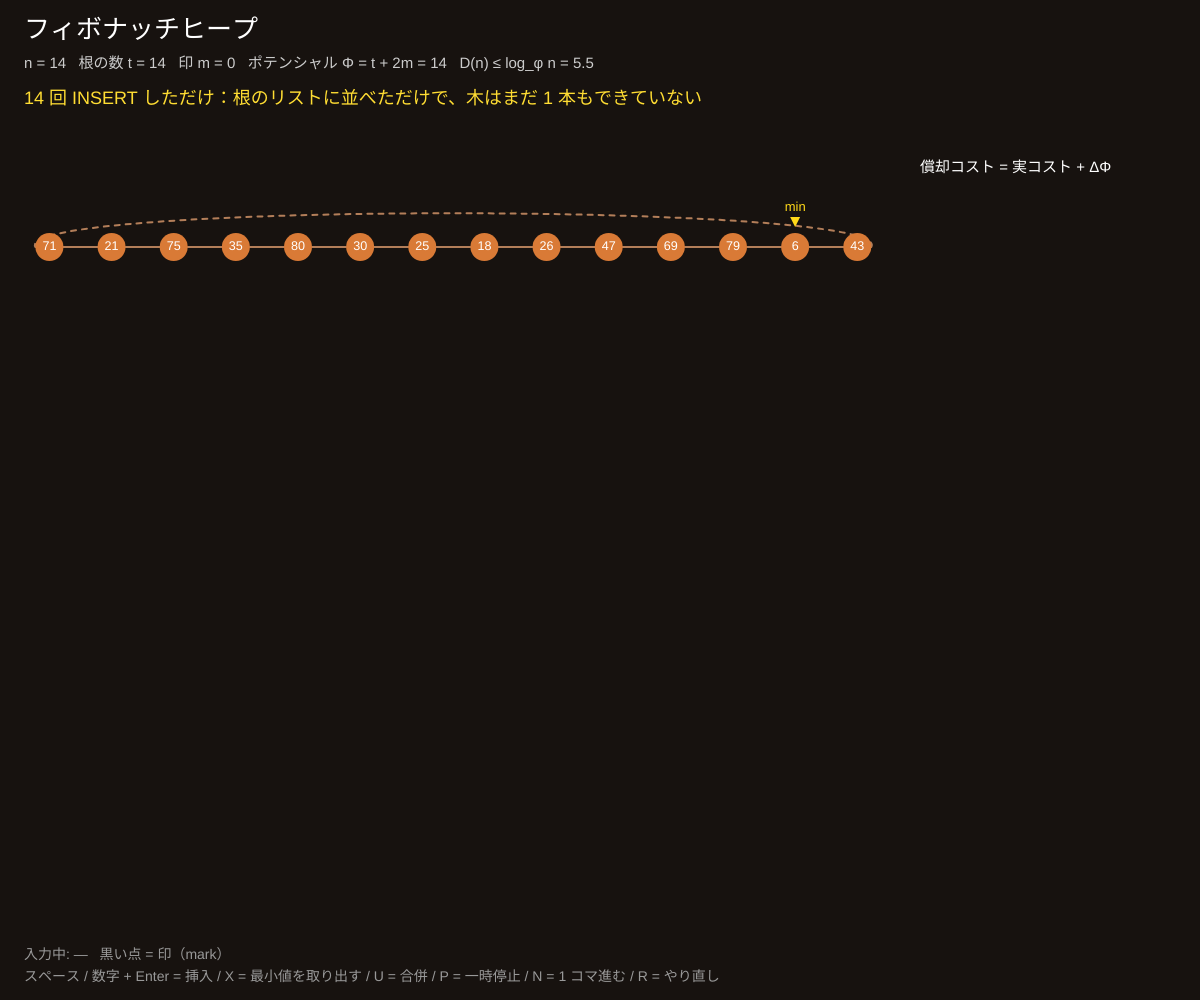
Frame 1 (no input)
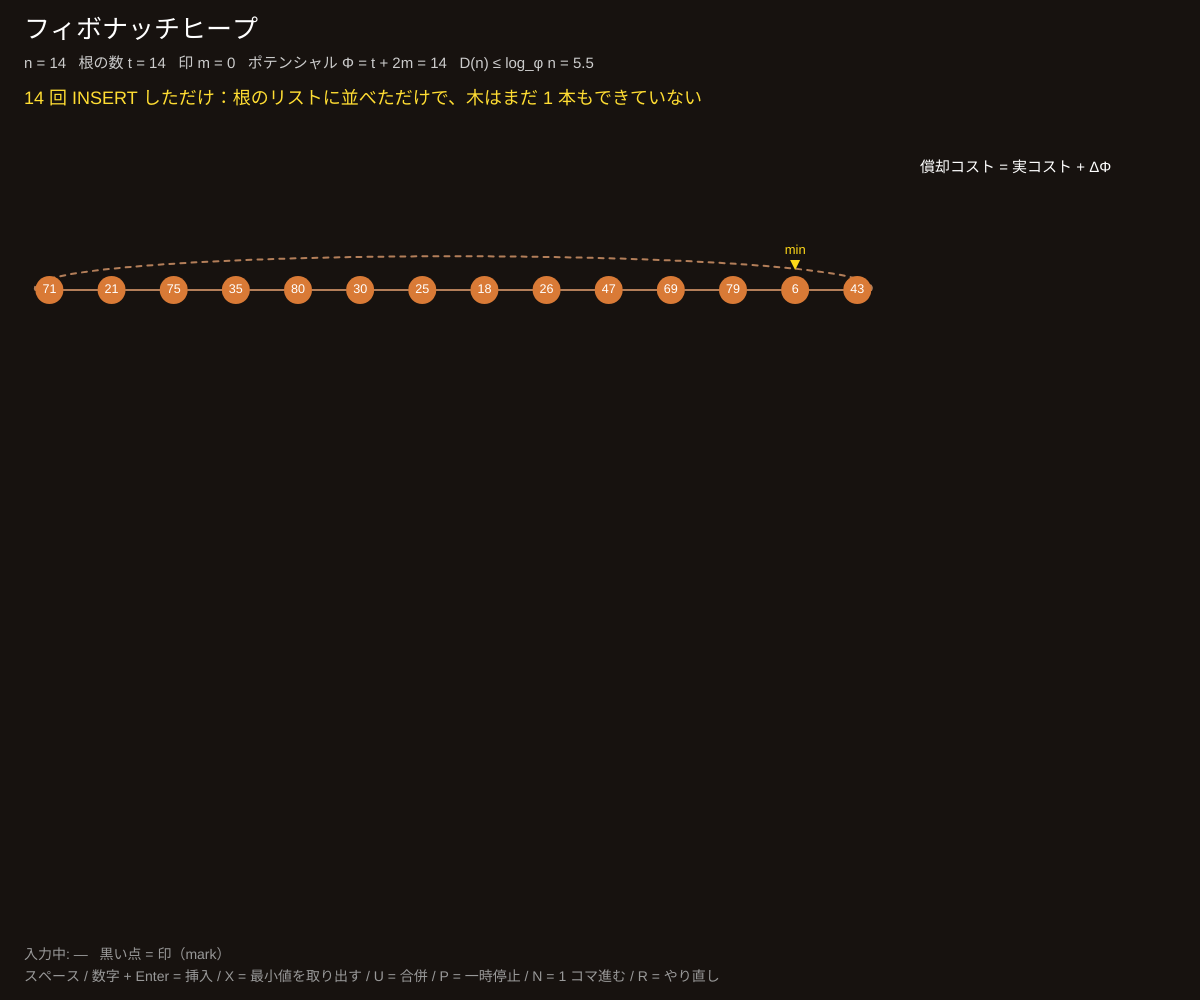
Frame 60 (no input)
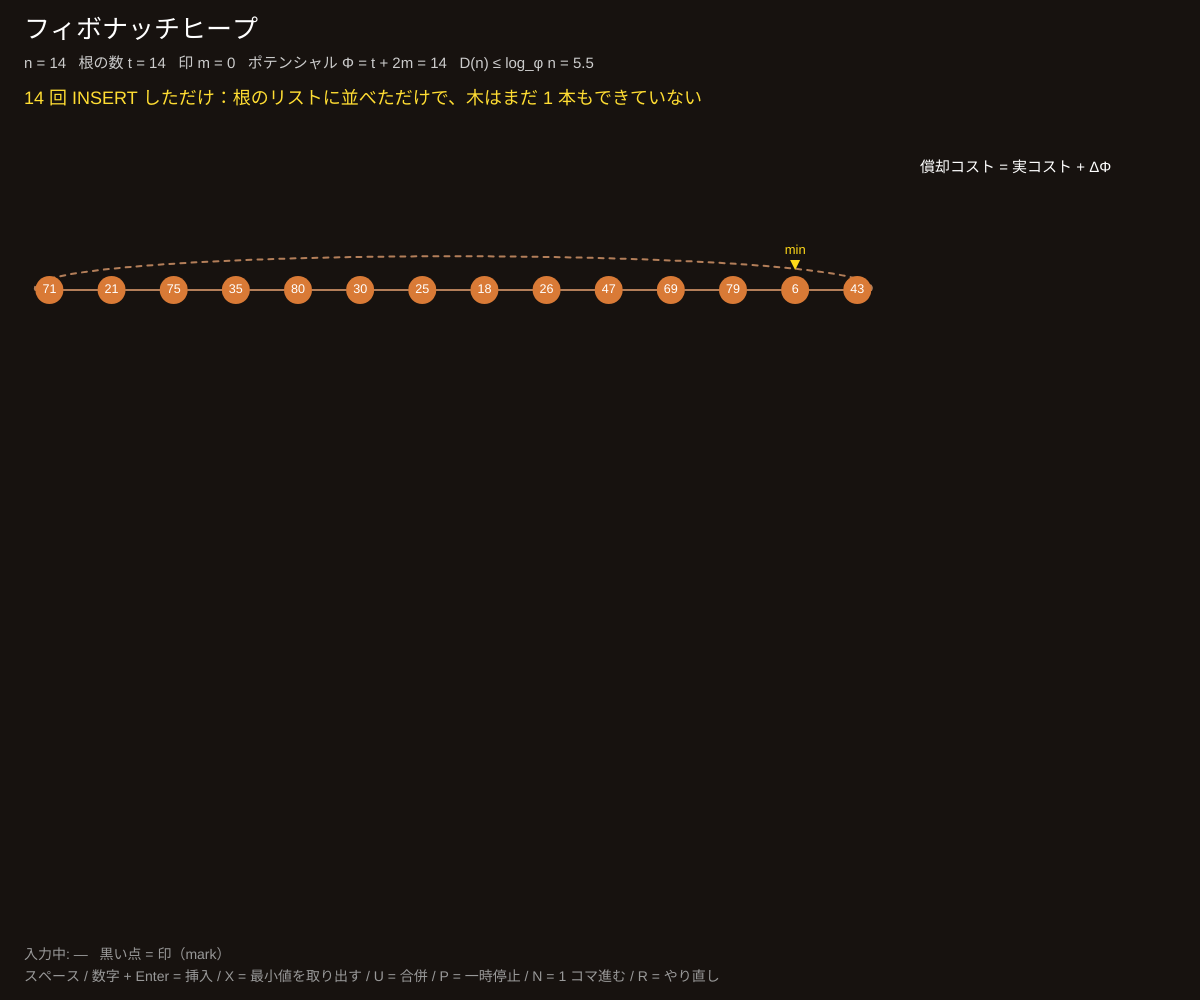
Frame 120 (the mouse pressed at the canvas centre since frame 60)

The p5.js sketch that drew these frames (run headless with seeded random() and noise() and a simulated clock; from frame 60 on, the mouse is pressed at the canvas centre):

// p5.js sketch
// ── sketch.js
// ============================================
// 04 フィボナッチヒープ ─ 「あとで片づける」ヒープ
// INSERT と UNION は根のリストに置くだけ（O(1)）。片づけは EXTRACT-MIN の CONSOLIDATE でまとめて行う
// ポテンシャル Φ = 根の数 t + 2 × 印の数 m。散らかすと Φ が貯まり、片づけで Φ を使う ─ 償却解析（シリーズ12）
// スペース / 数字 + Enter で挿入 / X で最小値を取り出す / U で別のヒープと合併 / P で一時停止・N で 1 コマ / R でやり直し
// ============================================

let SPEED = 0.6;      // ★ 1 コマの秒数
let MAXKEY = 99;      // ★ キーの最大値
let START = 14;       // ★ 最初に入れるキーの数

let roots = [], minKey = null;
let frames = [], fi = 0, timer = 0, pending = [], paused = false;
let keyPos = {}, used = new Set(), typed = '';
let opLog = [];     // [操作, 実コスト, ΔΦ]
let work = 0, phi0 = 0;

function setup() {
  createCanvas(windowWidth, windowHeight);
  colorMode(HSB, 360, 100, 100, 100);
  reset();
}

function reset() {
  roots = []; minKey = null; frames = []; fi = 0; pending = []; keyPos = {}; used = new Set(); opLog = [];
  for (let i = 0; i < START; i++) { let n = mk(freshKey()); roots.push(n); updMin(n); }
  snap(`${START} 回 INSERT しただけ：根のリストに並べただけで、木はまだ 1 本もできていない`, {});
}

function freshKey() {
  let k;
  do k = floor(random(1, MAXKEY + 1)); while (used.has(k) && used.size < MAXKEY);
  used.add(k); return k;
}
function mk(k) { return { key: k, deg: 0, kids: [], parent: null, mark: false }; }
function cloneN(n) { return { key: n.key, deg: n.deg, mark: n.mark, kids: n.kids.map(cloneN) }; }
function updMin(n) { if (minKey === null || n.key < minKey) minKey = n.key; }
function treeSize(n) { return 1 + n.kids.reduce((s, c) => s + treeSize(c), 0); }
function marks(n) { return (n.mark ? 1 : 0) + n.kids.reduce((s, c) => s + marks(c), 0); }
function phi() { return roots.length + 2 * roots.reduce((s, r) => s + marks(r), 0); }
function snap(msg, hi) {
  let n = roots.reduce((s, r) => s + treeSize(r), 0);
  frames.push({ roots: roots.map(cloneN), minKey, msg, hi, n, phi: phi(), t: roots.length, m: roots.reduce((s, r) => s + marks(r), 0), hist: opLog.slice(-6) });
}
function begin() { work = 0; phi0 = phi(); }
function finish(name) { opLog.push([name, work, phi() - phi0]); }

function insertKey(k) {
  if (used.has(k)) { snap(`${k} はもうある`, {}); return; }
  used.add(k); begin();
  let n = mk(k); roots.push(n); updMin(n); work = 1;
  finish(`INSERT ${k}`);
  snap(`INSERT ${k}：根のリストの端に置くだけ。実コスト 1、Φ は +1`, { key: k });
}

function unionRandom() {
  begin();
  let other = [];
  for (let i = 0; i < floor(random(2, 5)); i++) other.push(mk(freshKey()));
  // もう 1 つのヒープにも小さな木を作っておく
  if (other.length >= 2) { let a = other[0], b = other[1]; if (a.key > b.key) [a, b] = [b, a]; a.kids.push(b); b.parent = a; a.deg = 1; other.splice(other.indexOf(b), 1); }
  snap(`もう 1 つのフィボナッチヒープ（下）と合併する`, { other: other.map(cloneN) });
  roots.push(...other); other.forEach(updMin); work = 1;
  finish('UNION');
  snap('UNION：2 つの根のリストをつなぐだけ（実コスト O(1)）', {});
}

function extractMin() {
  if (!roots.length) { snap('ヒープは空っぽ', {}); return; }
  begin();
  let z = roots.find((r) => r.key === minKey);
  snap(`EXTRACT-MIN：最小値 ${z.key} は min ポインタが指している`, { key: z.key });
  for (let c of z.kids) { c.parent = null; c.mark = false; roots.push(c); work++; }
  snap(`${z.key} の子 ${z.kids.length} 個を根のリストへ上げる`, { key: z.key });
  roots.splice(roots.indexOf(z), 1);
  used.delete(z.key);
  if (!roots.length) { minKey = null; finish(`EXTRACT ${z.key}`); snap('空になった', {}); return; }
  // CONSOLIDATE
  let n = roots.reduce((s, r) => s + treeSize(r), 0);
  let D = floor(log(n) / log((1 + sqrt(5)) / 2)) + 1;
  let A = new Array(D + 1).fill(null);
  snap(`CONSOLIDATE：次数ごとの箱 A[0..${D}] を用意（D(n) ≤ log_φ n）。同じ次数の木を見つけたらつなぐ`, { A: A.map(() => null) });
  let list = [...roots];
  for (let w of list) {
    let x = w, d = x.deg;
    work++;
    snap(`根 ${x.key}（次数 ${d}）を見る`, { key: x.key, A: A.map((a) => (a ? a.key : null)) });
    while (A[d]) {
      let y = A[d];
      if (x.key > y.key) [x, y] = [y, x];
      // 同じ次数の根を 2 つつなぐ（キーの大きい方を子に）
      roots.splice(roots.indexOf(y), 1);
      x.kids.push(y); y.parent = x; x.deg++; y.mark = false;
      A[d] = null; d++;
      if (d >= A.length) A.push(null);
      work++;
      snap(`A[${d - 1}] にも次数 ${d - 1} の木 → ${y.key} を ${x.key} の子にする（次数 ${d}）`, { key: x.key, A: A.map((a) => (a ? a.key : null)) });
    }
    A[d] = x;
    snap(`${x.key} を A[${d}] に入れる`, { key: x.key, A: A.map((a) => (a ? a.key : null)) });
  }
  minKey = null; roots.forEach(updMin);
  finish(`EXTRACT ${z.key}`);
  snap(`片づけ完了：根は ${roots.length} 本（次数がすべて違う）。新しい min = ${minKey}`, { key: minKey });
}

// ---------- 配置 ----------
function leaves(n) { return n.kids.length ? n.kids.reduce((s, c) => s + leaves(c), 0) : 1; }
function depth(n) { return n.kids.length ? 1 + max(...n.kids.map(depth)) : 0; }
function layoutForest(rs, y0, x0, x1, out, edges) {
  let units = rs.reduce((s, r) => s + leaves(r) + 0.6, 0);
  let u = min(50, (x1 - x0) / max(1, units));
  let LH = min(78, (height - y0 - 150) / max(1, ...rs.map(depth)));
  let x = (x0 + x1) / 2 - (units * u) / 2;
  for (let r of rs) {
    (function place(n, left, d) {
      let cx;
      if (!n.kids.length) cx = left + u / 2;
      else {
        let l = left, cs = [];
        for (let c of n.kids) { cs.push(place(c, l, d + 1)); l += leaves(c) * u; edges.push([n.key, c.key]); }
        cx = (cs[0] + cs[cs.length - 1]) / 2;
      }
      out[n.key] = { x: cx, y: y0 + d * LH, root: d === 0, mark: n.mark, deg: n.deg };
      return cx;
    })(r, x, 0);
    x += (leaves(r) + 0.6) * u;
  }
  return u;
}

function draw() {
  background(25, 35, 9);
  let F = frames[fi];
  if (!paused) timer += deltaTime / 1000;
  if (timer > SPEED && fi < frames.length - 1) { timer = 0; fi++; F = frames[fi]; }
  if (fi === frames.length - 1 && pending.length && timer > SPEED * 0.5) {
    timer = 0;
    let p = pending.shift();
    if (p.op === 'ins') insertKey(p.k);
    if (p.op === 'ext') extractMin();
    if (p.op === 'uni') unionRandom();
  }

  let tg = {}, edges = [], ot = {}, oe = [];
  let u = layoutForest(F.roots, 290, 30, width - 300, tg, edges);
  if (F.hi.other) layoutForest(F.hi.other, height - 200, 30, width - 300, ot, oe);
  let all = { ...tg, ...ot };
  for (let k in all) {
    if (!keyPos[k]) keyPos[k] = { x: all[k].x, y: all[k].y - 50 };
    keyPos[k].x = lerp(keyPos[k].x, all[k].x, 0.14); keyPos[k].y = lerp(keyPos[k].y, all[k].y, 0.14);
  }
  for (let k in keyPos) if (!all[k]) delete keyPos[k];
  let d = constrain(u * 0.72, 18, 36);

  // 根のリスト（双方向の環状リスト）
  let rk = F.roots.map((r) => r.key);
  stroke(25, 50, 70); strokeWeight(2); noFill();
  for (let i = 0; i < rk.length - 1; i++) line(keyPos[rk[i]].x + d / 2, keyPos[rk[i]].y, keyPos[rk[i + 1]].x - d / 2, keyPos[rk[i + 1]].y);
  if (rk.length > 1) {
    let a = keyPos[rk[rk.length - 1]], b = keyPos[rk[0]];
    drawingContext.setLineDash([5, 6]);
    bezier(a.x + d / 2, a.y, a.x + 40, a.y - 45, b.x - 40, b.y - 45, b.x - d / 2, b.y);
    drawingContext.setLineDash([]);
  }
  stroke(25, 20, 50);
  for (let [a, b] of [...edges, ...oe]) line(keyPos[a].x, keyPos[a].y, keyPos[b].x, keyPos[b].y);
  textAlign(CENTER, CENTER);
  for (let k in all) {
    let p = keyPos[k], hi = F.hi.key === +k, isMin = F.minKey === +k && tg[k];
    noStroke();
    fill(hi ? color(50, 90, 100) : ot[k] ? color(300, 40, 60) : all[k].root ? color(25, 75, 85) : color(25, 40, 45));
    circle(p.x, p.y, d);
    if (all[k].mark) { fill(0, 0, 5); circle(p.x + d * 0.38, p.y - d * 0.38, d * 0.35); }
    fill(hi ? color(0, 0, 10) : color(0, 0, 100)); textSize(d * 0.45); text(k, p.x, p.y);
    if (isMin) { fill(50, 90, 100); textSize(13); text('min', p.x, p.y - d / 2 - 26); triangle(p.x - 5, p.y - d / 2 - 16, p.x + 5, p.y - d / 2 - 16, p.x, p.y - d / 2 - 6); }
  }
  // 次数の箱 A
  if (F.hi.A) {
    textAlign(CENTER, CENTER);
    for (let i = 0; i < F.hi.A.length; i++) {
      let x = 40 + i * 64, y = 150;
      stroke(25, 40, 60); strokeWeight(1.5); fill(F.hi.A[i] !== null ? color(25, 60, 40) : color(25, 20, 15));
      rectMode(CORNER); rect(x, y, 56, 44, 6);
      noStroke(); fill(0, 0, 100); textSize(16); text(F.hi.A[i] === null ? '·' : F.hi.A[i], x + 28, y + 22);
      fill(25, 30, 75); textSize(11); text(`A[${i}]`, x + 28, y - 9);
    }
  }

  // パネル
  textAlign(LEFT, TOP); noStroke(); fill(0, 0, 100); textSize(26);
  text('フィボナッチヒープ', 24, 18);
  textSize(15); fill(0, 0, 80);
  text(`n = ${F.n}   根の数 t = ${F.t}   印 m = ${F.m}   ポテンシャル Φ = t + 2m = ${F.phi}   D(n) ≤ log_φ n = ${F.n ? (log(F.n) / log(1.618)).toFixed(1) : 0}`, 24, 56);
  fill(50, 80, 100); textSize(18); text(F.msg, 24, 90);
  let px = width - 280;
  fill(0, 0, 100); textSize(15); text('償却コスト = 実コスト + ΔΦ', px, 160);
  textSize(13);
  F.hist.forEach(([nm, w, dp], j) => {
    fill(0, 0, 80); text(nm, px, 190 + j * 44);
    fill(25, 60, 95); text(`実 ${w}  ΔΦ ${dp >= 0 ? '+' : ''}${dp}  → 償却 ${w + dp}`, px, 208 + j * 44);
  });
  if (F.hi.other) { fill(300, 40, 85); textSize(14); text('合併するもう 1 つのヒープ', 24, height - 250); }
  fill(0, 0, 60); textSize(14);
  text(`入力中: ${typed || '―'}   黒い点 = 印（mark）   ${paused ? '一時停止中' : ''}`, 24, height - 52);
  text('スペース / 数字 + Enter = 挿入 / X = 最小値を取り出す / U = 合併 / P = 一時停止 / N = 1 コマ進む / R = やり直し', 24, height - 30);
}

function keyPressed() {
  if (key >= '0' && key <= '9') { typed = (typed + key).slice(-3); return; }
  if (key === 'Backspace') { typed = typed.slice(0, -1); return; }
  if (key === 'Enter' && typed) { pending.push({ op: 'ins', k: int(typed) }); typed = ''; return; }
  if (key === ' ') { let k = freshKey(); used.delete(k); pending.push({ op: 'ins', k }); return false; }
  if (key === 'x' || key === 'X') pending.push({ op: 'ext' });
  if (key === 'u' || key === 'U') pending.push({ op: 'uni' });
  if (key === 'p' || key === 'P') paused = !paused;
  if ((key === 'n' || key === 'N') && fi < frames.length - 1) fi++;
  if (key === 'r' || key === 'R') reset();
}

function windowResized() { resizeCanvas(windowWidth, windowHeight); }
